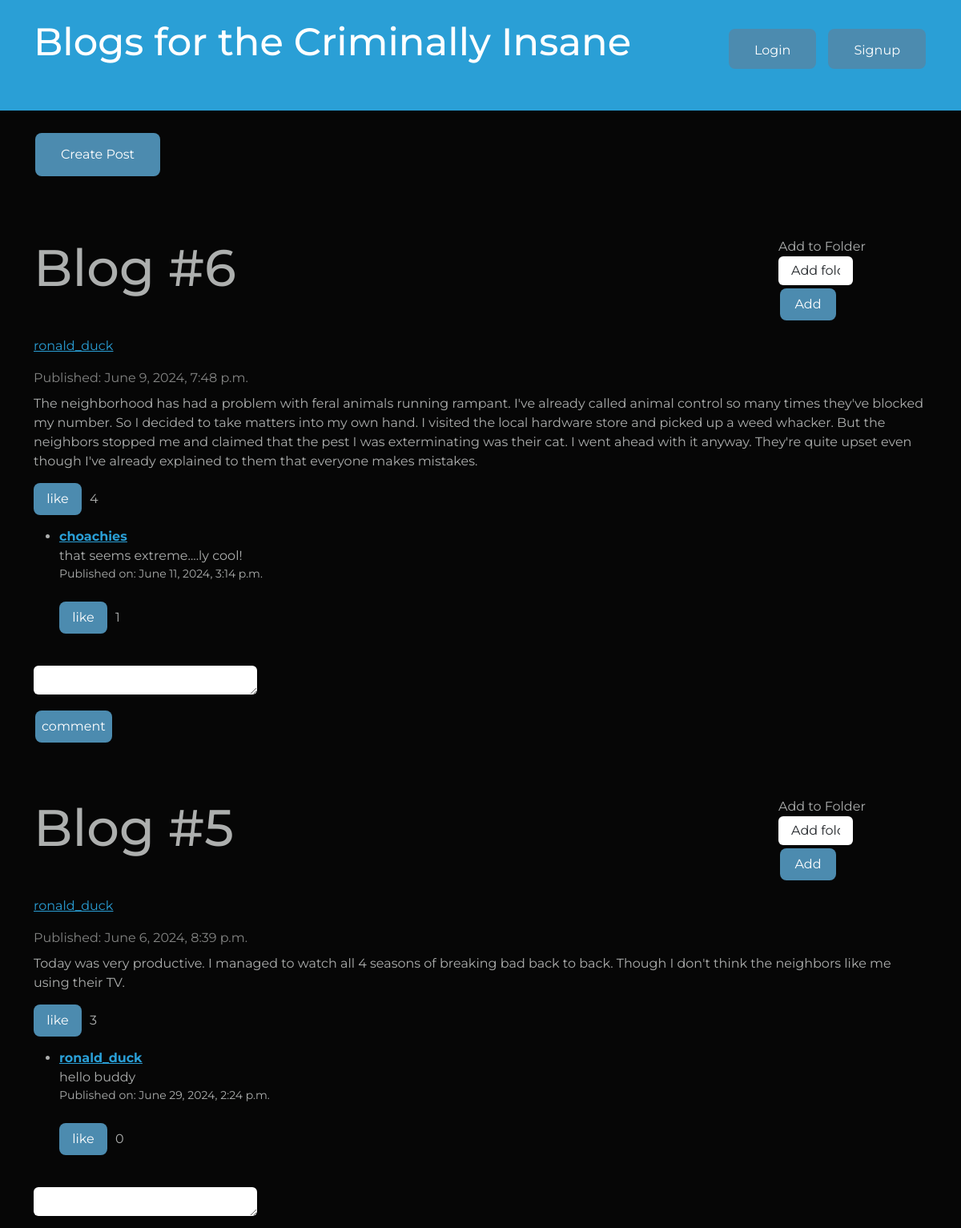
/ (upper part), run on an earlier commit of the app's database.
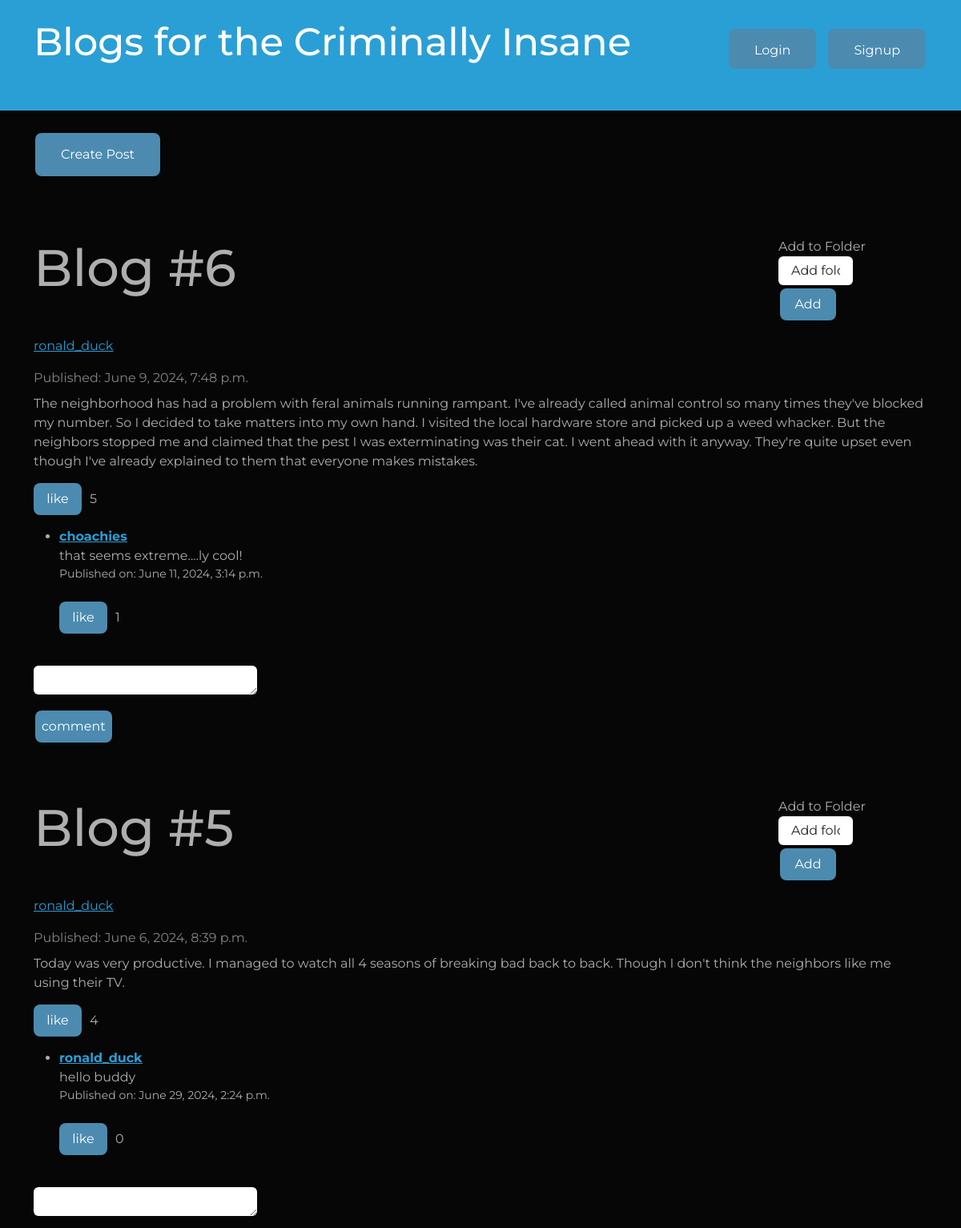
And on a later commit of the database.
### testing_grounds/models.py (models this page shows, shortened)
class Blog(models.Model):
    user = models.ForeignKey(User, on_delete=models.CASCADE, null=True)
    title = models.CharField(max_length=50, null=True, blank=True)
    text_content = models.TextField()
    pub_date = models.DateTimeField(default=timezone.now)
    updated = models.DateTimeField(default=timezone.now)
    likes = models.PositiveIntegerField(default=0)

### testing_grounds/views.py (the view)
# urls.py: path('', views.index, name="index"),
def index(request):
   blogs = Blog.objects.order_by('-pub_date')
   comment_form = CommentForm()
   if request.user.is_authenticated:
       folders = Folder.objects.filter(user=request.user)
   else:
       folders=None
   context = {'blogs':blogs, 'comment_form':comment_form, 'folders':folders}
   return render(request, 'testing_grounds/index.html', context)

### testing_grounds/forms.py
class CommentForm(forms.ModelForm):
    class Meta:
        model = Comment
        fields = ['text_content']
        widgets = {
            'text_content': forms.Textarea(attrs={
                'cols': 40,  # Customize the width here
                'rows': 1,   # Customize the height here
            }),
        }
        labels = {
            'text_content': '',  # Remove the label text
        }

### testing_grounds/templates/testing_grounds/index.html (shortened to what this page needs)
{% extends "testing_grounds/header.html" %}
{% load crispy_forms_tags %}
{% load static %}
{% block content %}
<div class="container pb-5">
    <a class = 'btn btn-primary' href="{% url 'form' %}">Create Post</a>
</div>
    <div class="container mt-4">
        {% for blog in blogs %}
            <div class="card-mb4 pb-5">
                <div class="card-body">
                    <div class="d-flex justify-content-between">
                        <h1 class="card-title">{{blog.title}}</h1>
                        <div class='col-sm-2'>
                            <form action="{% url 'add_to_folder' blog.id %}"method="POST">
                                    <label for="dropdown" id="dropdown-label" style="cursor: pointer;">Add to Folder</label>
                                        <select class = "form-control w-50" name="folder_id" id="dropdown" style="">
                                            {% if folders %}
                                                {% for folder in folders%}
                                                    <option value="{{ folder.id }}">{{folder.name}}</option>
                                                {% endfor %}
                                            {% else %}
                                                <option value="{% url "profile"%}">Add folder</option>
                                            {% endif %}
                                        </select>
                                        <button class="btn btn-primary p-2 btn-min-width" id= "label-button" style="" type="submit">Add</button>
                            </form>
                        </div>
                    </div>
                    <p class="btn-link"><a href="{% url 'view_profile' blog.user.id blog.user.username %}">{{blog.user.username}}</a></p>
                    <p class="card-subtitle text-muted mb-2">Published: {{blog.pub_date}}</p>
                    <p class="card-text">{{blog.text_content}}</p>
                </div>
                <div class='likes_n_folder'>
                    <div class="likes-class">
                        <a class='btn btn-primary p-2' href="{% url 'like' blog.id 'blog' %}">like</a>
                        <p class='pt-2 pl-2 mb-0'>{{blog.likes}}</p>
                    </div>
                </div>
                {% if blog.comments.exists %}
                <ul>
                    {% for comment in blog.comments.all %}
                        <li>
                            <strong class="btn-link"><a href="{% url 'view_profile' comment.user.id comment.user.username %}">{{comment.user.username}}</a></strong>
                            <br>
                            {{ comment.text_content }}
                            <br>
                            <small>Published on: {{ comment.pub_date}}</small>
                            <br>
                            <br>
                            <div class = "likes-class">
                                <a class="btn btn-primary p-2" href="{% url "like" comment.id 'comment' %}">like </a>
                                <p class='pt-2 pl-2 mb-0'>{{comment.likes}}</p>
                            </div>
                        </li>
                    {% endfor %}
                    </ul>
                {% else %}
                    <p>be the first to comment?</p>
            {% endif %}
                <div class="pt-4">
                    <form class = "col-3"action="{% url 'comment' blog.id %}" method = "POST">
                        {{comment_form|crispy }}
                        <button class="btn btn-primary p-2"type="submit">comment</button>
                    </form>
                </div>
            </div>
        {% endfor %}
    </div>
{% endblock %}

What changed in the data, as far as the page shows it:
changed Blog "Blog #6": likes "4" → "5"
changed Blog "Blog #5": likes "3" → "4"
